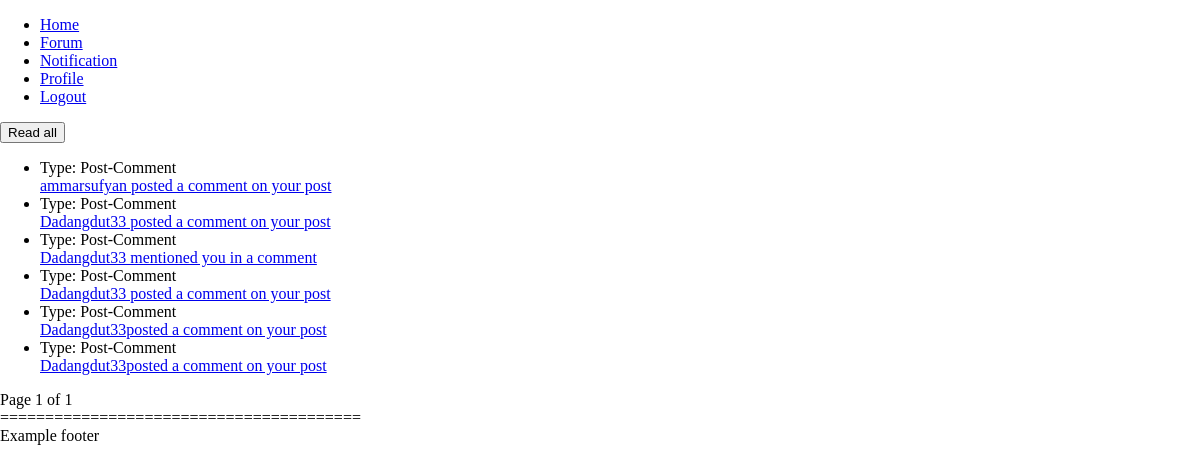
/profile/admin_sehatin/notification (signed in), run on an earlier commit of the app's database.
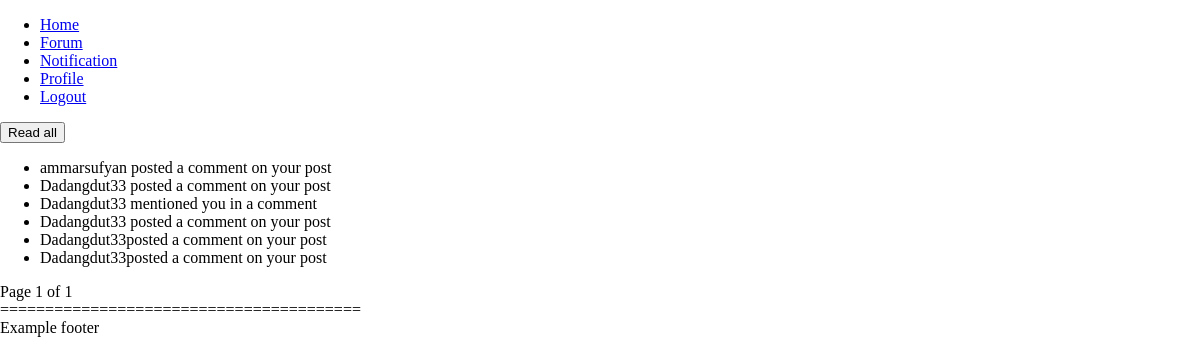
And on a later commit of the database.
### sehat_in_webproject/models.py (models this page shows)
class Notification(models.Model):
    user = models.ForeignKey(User, on_delete=models.CASCADE) # The user who is notified
    post = models.ForeignKey(Post, on_delete=models.SET_NULL, null=True, blank=True) # Notification in post, ex: someone commented ...
    comment = models.ForeignKey(Comment, on_delete=models.SET_NULL, null=True, blank=True) # Notifcation in comment, ex: someone replied
    notification_Content = models.TextField(max_length=500) # The notification message, will be auto generated based on the notification type
    created_at = models.DateTimeField(auto_now_add=True)
    read = models.BooleanField(default=False)

### sehat_in_webproject/views.py (the view)
# urls.py: path('profile/<str:username>/notification', views.profile_Notification, name='profile/notification'),
def profile_Notification(request, username):
    if request.user.is_authenticated:
        if username == request.user.username:
            paginator = Paginator(Notification.objects.filter(user=request.user).order_by('-created_at'), 25)
            page = request.GET.get('page')
            notifications = paginator.get_page(page)
            return render(request, 'profile/notification.html', {'notifications': notifications})
        else:
            raise PermissionDenied()
    else:
        messages.info(request, 'You have to be logged in first!')
        return render(request, 'auth/login')

### templates/profile/notification.html (shortened to what this page needs)
<!DOCTYPE html>
<html lang="en">
{% load static %}
<head>
    <link rel="stylesheet" type="text/css" href="{% static 'css/style.css' %}">
</head>
<body>
    {% include 'templates/header.html'%}
    <div class="notification">
        <button onclick="readAll('{{ user.username }}' ,'{{ csrf_token }}')">Read all</button>
        <ul>
            {% for notif in notifications %}
            {% if notif.read %}
            <li style="background-color:white;" name="notif-id" id="notif-{{ notif.id }}">
            {% else %}
            <li style="background-color:yellow;" name="notif-id" id="notif-{{ notif.id }}">
            {% endif %}
            {% if notif.post %}
                Type: Post-Comment<br>
                <a href="/post/{{ notif.post.id }}/{{ notif.post.title }}#comments-{{ notif.comment.id }}">{{ notif.notification_Content }}</a>
            {% elif notif.comment %}
                Type: Comment-Mention<br>
                <a href="/post/{{ notif.post.id }}/{{ notif.post.title }}#comments-{{ notif.comment.id }}">{{ notif.notification_Content }}</a>
            {% else %}
                {{ notif.notification_Content }}
            {% endif %}
                <br>
            </li>
            {% endfor %}
        </ul>
    </div>
    Page {{ notifications.number }} of {{ notifications.paginator.num_pages }}<br>
    {% include 'templates/footer.html'%}
</body>
</html>

What changed in the data, as far as the page shows it:
changed Notification "ammarsufyan posted a comment on your post": post_id 12 → empty (drawn)
changed Notification (number 2 of 6 on the later page): post_id 12 → empty (drawn)
changed Notification "Dadangdut33 mentioned you in a comment": post_id 12 → empty (drawn)
changed Notification (number 4 of 6 on the later page): post_id 12 → empty (drawn)
changed Notification (number 5 of 6 on the later page): post_id 12 → empty (drawn)
changed Notification (number 6 of 6 on the later page): post_id 12 → empty (drawn)
